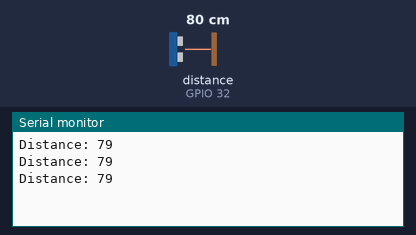
Simulated run of this sketch. Board: ESP32. Parts: the last lines printed to the serial monitor. Wiring (inferred from the names in the program): ultrasonic range finder: trigger GPIO 33; echo GPIO 32. The test bench sets the inputs (shaded band); at power-on: distance to the obstacle (sensor on GPIO 32) 80 cm. The echo pulse lasts 58.3 µs per cm.

Above: at 5.0 s.
5.1 s: distance to the obstacle (sensor on GPIO 32) set to 2 cm
At 5.7 s:
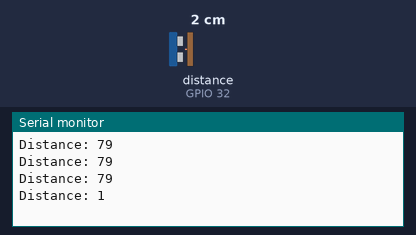
6.6 s: distance to the obstacle (sensor on GPIO 32) set to 4 cm
At 7.2 s:
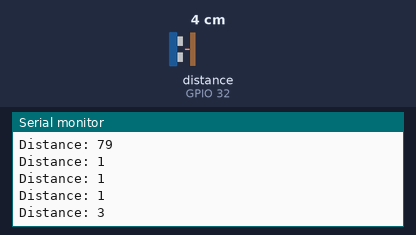
Timing chart, 0 to 9.6 s (numbered marks = the images above; inputs shaded):
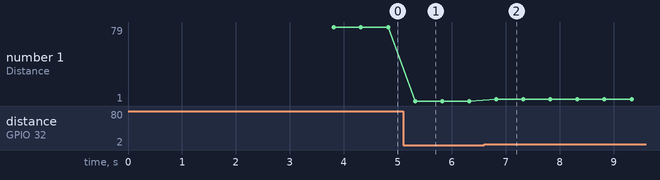

Measured:
- after the input at 5.1 s, the serial monitor: prints a new line after 0.22 s (image 1)
- after the input at 6.6 s, the serial monitor: prints a new line after 0.23 s (image 2)
- plotted number 1: 79 → 1 after the input at 5.1 s, 1 → 3 after the input at 6.6 s

The sketch:

distance_measurement_SR04.ino
```cpp
/*
 * This program is property of SME Dehradun. for any query related to this program,
 * contact us at www.smedehradn.com
 * if your want any soluiton related for any IoT Customized Boards and Sensor,
 * then contact to www.nuttyengineer.com
 */
// Replace/ Fill-in information from your Blynk Template here

#define BLYNK_TEMPLATE_ID "Write your Template ID"
#define BLYNK_DEVICE_NAME "Write your Device ID"

#define BLYNK_FIRMWARE_VERSION "0.1.0"
#define BLYNK_PRINT Serial
#include "BlynkEdgent.h"

#define echoPin 32
#define trigPin 33

long duration;
int distance;

void ultrasonic()
{
    digitalWrite(trigPin, LOW);
    delayMicroseconds(2);
    digitalWrite(trigPin, HIGH);
    delayMicroseconds(10);
    digitalWrite(trigPin, LOW);
    duration = pulseIn(echoPin, HIGH);
    distance = duration * 0.034 / 2; //formula to calculate the distance for ultrasonic sensor
    Serial.print("Distance: ");
    Serial.println(distance);
    Blynk.virtualWrite(V0, distance);
    delay(500);
}
void setup()
{
  Serial.begin(9600);
  pinMode(34, INPUT);
  pinMode(trigPin, OUTPUT);
  pinMode(echoPin, INPUT);
  BlynkEdgent.begin();
  delay(2000);
}

void loop()
{
  BlynkEdgent.run();
  ultrasonic();
}
```
